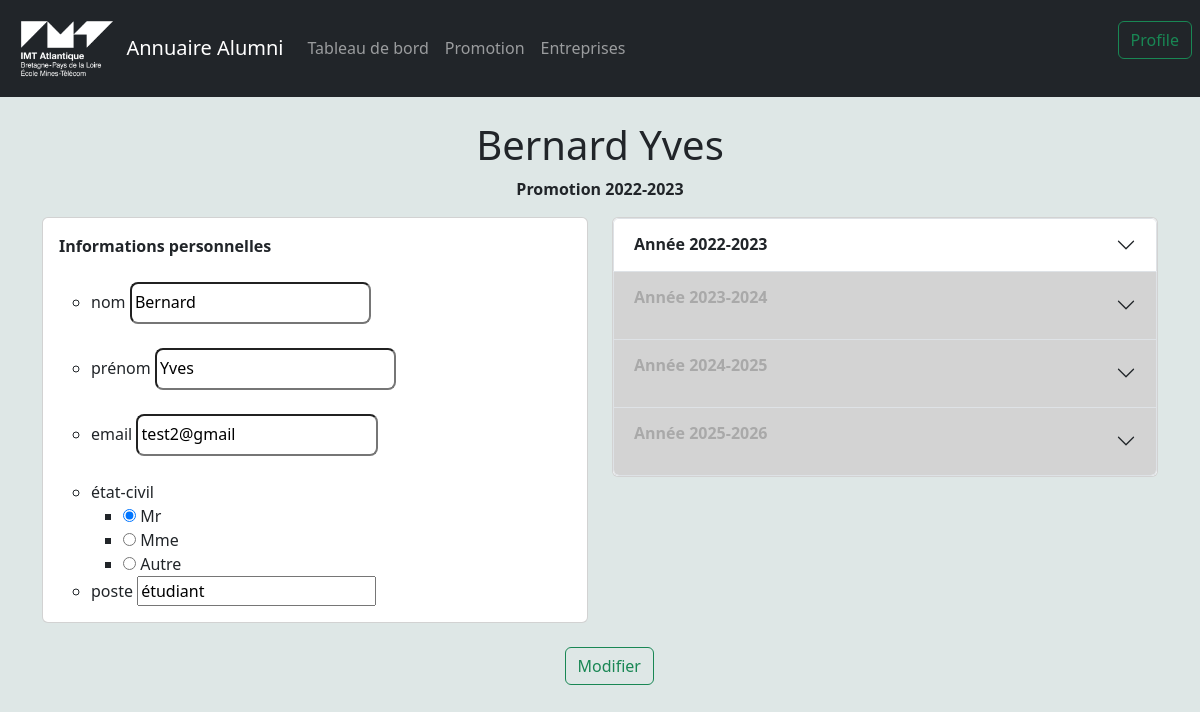
Page /formation ingenieur logiciel/edit/2 on the earlier database version.
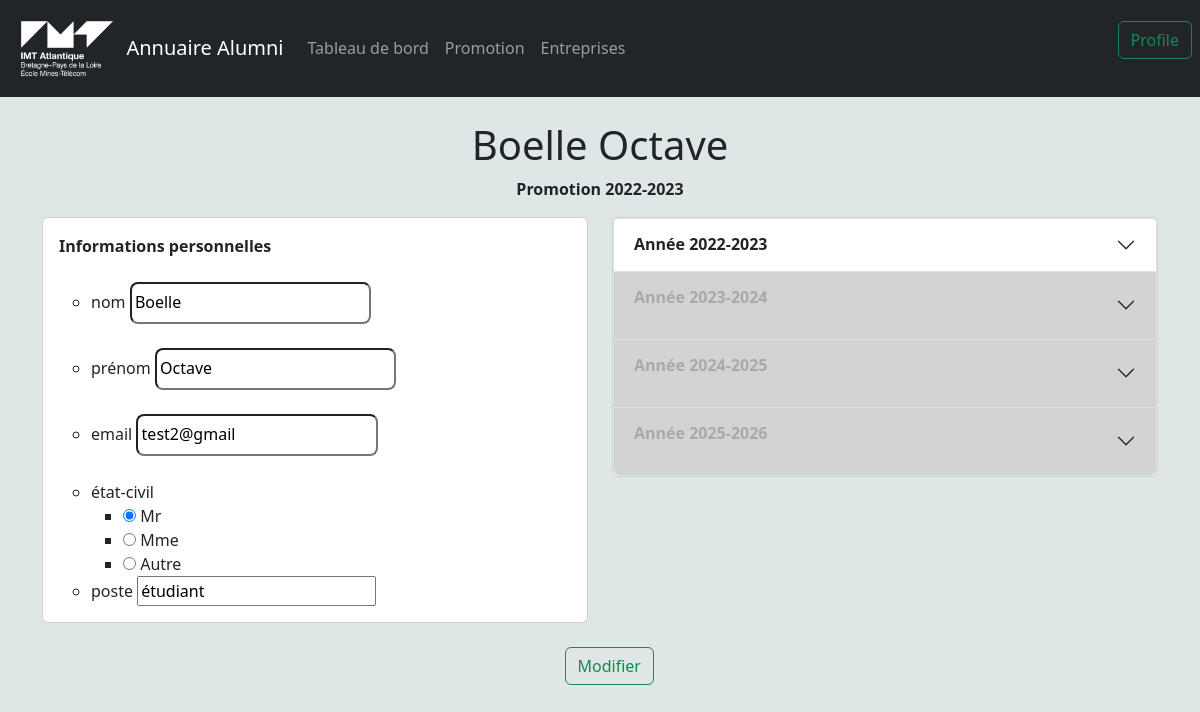
Same page on the later database version.
### database/models.py (models this page shows)
class student(db.Model):
    student_id = db.Column('id', db.Integer, primary_key=True)
    name = db.Column(db.Text)
    surname = db.Column(db.Text)

### app.py (the view)
@app.route("/<string:name>/edit/<string:TafCode>",methods=["GET", "POST"])
def editTaf(name,TafCode):
    if(name == "Admin"):
        Taf = getIdTafByCode(TafCode)
        if(Taf != None):
            if flask.request.method == 'GET':
                TafForm = TafFormWithDescription(taf_name=Taf.name, code=Taf.code, description=Taf.description)
                return render_template('TafEdit.html',name=name, Taf=Taf, TafForm=TafForm,id=0)
            if flask.request.method == 'POST':
                TafForm = TafFormWithDescription()
                if(TafForm.validate_on_submit()):
                    changeTaf(TafForm,Taf)
                    return redirect(url_for("ShowTaf",name=name,TafCode=TafForm.code.data,id=0))
                return render_template('TafEdit.html',name=name, Taf=Taf, TafForm=TafForm,id=0)

### Forms/Forms.py
class ProfileEtudiantForm(FlaskForm):
    student_id = IntegerField()
    name = StringField('codeyesr')
    surname = StringField('code')
    email = StringField('code')
    etat_civil = RadioField('code',choices=[('Mr', 'Mr'), ('Mme', 'Mme'), ('Autre', 'Autre')])
    post = StringField('code')
    taf1 = RadioField('code',choices=[],default="pas de taf",validators=[InputRequired(message="Please enter taf1")])
    year = IntegerField('Year')
    taf2 = RadioField('code', choices=[],default="pas de taf",validators=[InputRequired(message="Please enter taf2")])
    taf3 = RadioField('code', choices=[],default="pas de taf",validators=[InputRequired(message="Please enter taf3")])
    taf4 = RadioField('code', choices=[],default="pas de taf",validators=[InputRequired(message="Please enter taf4")])

### database/querys/Get.py (called while the page is built)
def getStudentById(idStudent):
    Student = student.query.filter_by(student_id=idStudent).first()
    return Student

def getTadOfStudentByStudentId(idStudent):
    StudentTaf = taf_student.query.filter_by(student_id=idStudent).all()
    Tafids = []
    for i in range(len(StudentTaf)):
        Tafids += [taf.query.filter_by(taf_id = StudentTaf[i].taf_id).first()]
    return Tafids

### templates/ChangePersonnaleData.jinja2 (shortened to what this page needs)
<html>
<head>
<link href="https://cdn.jsdelivr.net/npm/bootstrap@5.3.0-alpha1/dist/css/bootstrap.min.css"
      rel="stylesheet"
>
    {% import 'accordion_year.jinja2' as ay %}
    {% import 'navBar.jinja2' as nav %}
</head>
<body style="background-color:#dee7e6;">
<header>
            {{ nav.renderNavBar(name,id) }}
</header>
<ul class="container">
    <form action="{{url_for("changeClientInfo",name=name, id=id)}}" method="post">
    <div class="row">
        <div class="col-12">
            <br>
            <h1 class="text-center">{{ Student.name }} {{ Student.surname }}</h1>
            <p class="text-center">
        <strong>Promotion {{ classProm.year }}-{{classProm.year+1}}</strong>
             </p>
        </div>
    </div>
        <div class="row">
        <div class="col-6 col-md-6">
            <div class="card">
    <div class="card-body">
    <label><strong>Informations personnelles</strong> </label>
    <ul>
        <br>
        <li>
    <label>nom </label>
        {{ formProfile.name(class="form-control-lg") }}
        </li>
        <br>
        <li>
        <label>prénom </label>
        {{ formProfile.surname(class="form-control-lg")}}
        </li>
        <br>
        <li>
        <label for="year">email </label>
        {{ formProfile.email(class="form-control-lg")}}
        </li>
        <br>
        <li>
        <label for="year">état-civil </label>
        {{ formProfile.etat_civil}}
        </li>
        <li>
        <label for="year">poste </label>
        {{ formProfile.post}}
        </li>
    </ul>
</div>
</div></div>
        <div class="col-6 col-md-6"> <div class="card"> <form>
        {{ay.render_accordion(formProfile,classProm.year,currentYear)}}
            </form>
        </div>
        <br>
            </div>
            <div class="container">
              <div class="row justify-content-center">
                <div class="col-1">
                    <br>
                  <input class="btn btn-outline-success" type="submit" value="Modifier">
                </div>
              </div>
            </div>
</form>
</ul>
</body>
</html>

Differences in the rows shown:
changed student: name "Bernard" → "Boelle"; surname "Yves" → "Octave"
